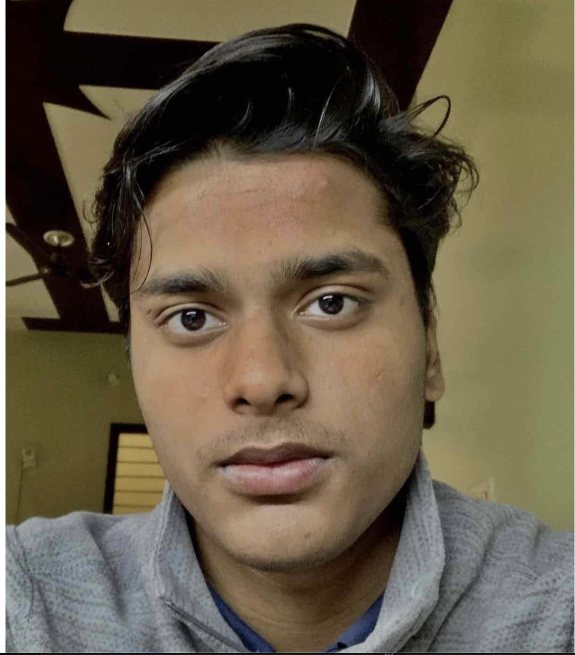
#> input picture datasets/test_images/image.png, 1150 x 1310 px (shown at 1/2 size)
$ python -i image_forensics.py   (imports and definitions only)   (older library calls are emulated)
#> lines starting #> are read from the running program, lines starting #| are printed output that depends on the picture
"""
Phase 3 — Image Forensic Indicators

Pixel-level forensic analysis using Pillow and OpenCV.
Produces numeric measurements and string indicators that feed
into the same forensics.indicators list from Phase 2.

Analyses performed:
  1. Image structure    — dimensions, resolution, aspect ratio
  2. ELA               — Error Level Analysis (JPEG re-compression diff)
  3. Noise analysis     — block-wise noise consistency
  4. Channel statistics — per-channel mean/std, detect anomalies
  5. JPEG quality       — estimate quantization quality

Design principle: every output is an indicator, never a verdict.
"""

import io
import math
import tempfile
from pathlib import Path
from typing import Optional

import cv2
import numpy as np
from PIL import Image


# ── 1. Image structure ──────────────────────────────────────────

def _analyze_structure(img: Image.Image) -> dict:
    """Basic image properties that may be forensically relevant."""
    width, height = img.size
    megapixels = round((width * height) / 1_000_000, 2)
    aspect = round(width / height, 3) if height > 0 else 0

    return {
        "width": width,
        "height": height,
        "megapixels": megapixels,
        "aspect_ratio": aspect,
        "mode": img.mode,
    }


def _structure_indicators(structure: dict) -> list[str]:
    """Flag unusual image structure."""
    indicators = []

    # Very small images are often crops, thumbnails, or synthetic
    if structure["megapixels"] < 0.1:
        indicators.append("very_low_resolution")

    # Non-standard mode (L = grayscale, P = palette, RGBA = transparency)
    if structure["mode"] not in ("RGB", "RGBA"):
        indicators.append(f"unusual_color_mode:{structure['mode']}")

    return indicators


# ── 2. Error Level Analysis (ELA) ────────────────────────────────

def _compute_ela(img: Image.Image, quality: int = 90) -> dict:
    """Re-save as JPEG at known quality, compute pixel difference.

    Regions edited after the last JPEG save will show higher error
    levels than the rest of the image. We return summary statistics;
    the raw ELA map is not stored.
    """
    # Convert to RGB if needed (JPEG doesn't support alpha)
    rgb = img.convert("RGB")

    # Re-compress to memory buffer
    buffer = io.BytesIO()
    rgb.save(buffer, format="JPEG", quality=quality)
    buffer.seek(0)
    resaved = Image.open(buffer)

    # Compute absolute difference
    original_arr = np.array(rgb, dtype=np.float64)
    resaved_arr = np.array(resaved, dtype=np.float64)
    diff = np.abs(original_arr - resaved_arr)

    # Scale to 0-255 for interpretability
    scale_factor = 255.0 / (quality if quality > 0 else 1)
    ela_map = np.clip(diff * scale_factor, 0, 255)

    mean_err = float(np.mean(ela_map))
    max_err = float(np.max(ela_map))
    std_err = float(np.std(ela_map))

    return {
        "ela_mean": round(mean_err, 2),
        "ela_max": round(max_err, 2),
        "ela_std": round(std_err, 2),
        "ela_quality_used": quality,
    }


def _ela_indicators(ela: dict) -> list[str]:
    """Flag ELA anomalies."""
    indicators = []

    # Very high standard deviation suggests uneven compression — some
    # regions were saved at a different quality than others
    if ela["ela_std"] > 60:
        indicators.append("ela_high_variance")

    # Very high max with low mean suggests a localized hotspot
    if ela["ela_max"] > 200 and ela["ela_mean"] < 30:
        indicators.append("ela_localized_hotspot")

    return indicators


# ── 3. Noise consistency analysis ────────────────────────────────

def _analyze_noise(img: Image.Image, block_size: int = 64) -> dict:
    """Split image into blocks, measure noise level per block.

    Tampered regions often have a different noise profile than the
    surrounding area. We measure the coefficient of variation of
    block-wise noise levels.
    """
    gray = np.array(img.convert("L"), dtype=np.float64)
    h, w = gray.shape

    if h < block_size or w < block_size:
        return {"noise_cv": 0.0, "block_count": 0}

    block_noises = []
    for y in range(0, h - block_size + 1, block_size):
        for x in range(0, w - block_size + 1, block_size):
            block = gray[y:y + block_size, x:x + block_size]
            # Noise estimated as std dev of Laplacian (edge-free noise)
            laplacian = cv2.Laplacian(block, cv2.CV_64F)
            block_noises.append(float(np.std(laplacian)))

    if not block_noises:
        return {"noise_cv": 0.0, "block_count": 0}

    noise_arr = np.array(block_noises)
    mean_noise = float(np.mean(noise_arr))
    std_noise = float(np.std(noise_arr))

    # Coefficient of variation: how inconsistent is the noise?
    cv = round(std_noise / mean_noise, 4) if mean_noise > 0 else 0.0

    return {
        "noise_mean": round(mean_noise, 2),
        "noise_std": round(std_noise, 2),
        "noise_cv": cv,
        "block_count": len(block_noises),
    }


def _noise_indicators(noise: dict) -> list[str]:
    """Flag noise inconsistencies."""
    indicators = []

    # High coefficient of variation means some blocks are much noisier
    # than others — possible splice or clone-stamp
    if noise["noise_cv"] > 0.7:
        indicators.append("noise_inconsistency_high")
    elif noise["noise_cv"] > 0.5:
        indicators.append("noise_inconsistency_moderate")

    return indicators


# ── 4. Channel statistics ────────────────────────────────────────

def _analyze_channels(img: Image.Image) -> dict:
    """Per-channel mean and standard deviation."""
    rgb = np.array(img.convert("RGB"), dtype=np.float64)

    stats = {}
    for i, name in enumerate(["red", "green", "blue"]):
        channel = rgb[:, :, i]
        stats[name] = {
            "mean": round(float(np.mean(channel)), 2),
            "std": round(float(np.std(channel)), 2),
        }

    return stats


def _channel_indicators(channels: dict) -> list[str]:
    """Flag channel anomalies."""
    indicators = []

    # Near-zero std in any channel means it's essentially flat — possible
    # synthetic fill or solid overlay
    for name, s in channels.items():
        if s["std"] < 1.0:
            indicators.append(f"flat_channel:{name}")

    return indicators


# ── 5. JPEG quality estimation ───────────────────────────────────

def _estimate_jpeg_quality(file_path: str) -> Optional[int]:
    """Attempt to read the JPEG quantization table quality.

    Returns estimated quality (1-100) or None for non-JPEG / unreadable.
    """
    try:
        with Image.open(file_path) as img:
            qtables = img.quantization
            if not qtables:
                return None
            # Standard JPEG quality estimation from luminance table
            # Average the quantization values; lower average = higher quality
            table = list(qtables[0])  # Luminance table
            avg_q = sum(table) / len(table)
            # Rough mapping: avg_q ~1 = quality 100, avg_q ~50 = quality 50
            estimated = max(1, min(100, int(100 - (avg_q - 1) * 1.5)))
            return estimated
    except Exception:
        return None


# ── Public API ───────────────────────────────────────────────────

def analyze_image_forensics(file_path: str) -> dict:
    """Main entry point for Phase 3.

    Parameters
    ----------
    file_path : str
        Path to the image file (already validated by Phase 1).

    Returns
    -------
    dict
        {
            "image_forensics": { structure, ela, noise, channels, jpeg_quality },
            "indicators": [ ... ]
        }
    """
#> called with file_path = '../../datasets/test_images/image.png'
    try:
        img = Image.open(file_path)
#> img is the input picture: PIL image 1150x1310 RGBA; mean R, G, B, A 103.2, 92.3, 72.4, 255
    except Exception as e:
        return {
            "image_forensics": {},
            "indicators": [f"image_open_failed:{e}"],
        }

    # Run all analyses
    structure = _analyze_structure(img)
#> structure = {'width': 1150, 'height': 1310, 'megapixels': 1.51, 'aspect_ratio': 0.878, 'mode': 'RGBA'}
    ela = _compute_ela(img)
#> in _compute_ela, `diff = np.abs(original_arr - resaved_arr)`:
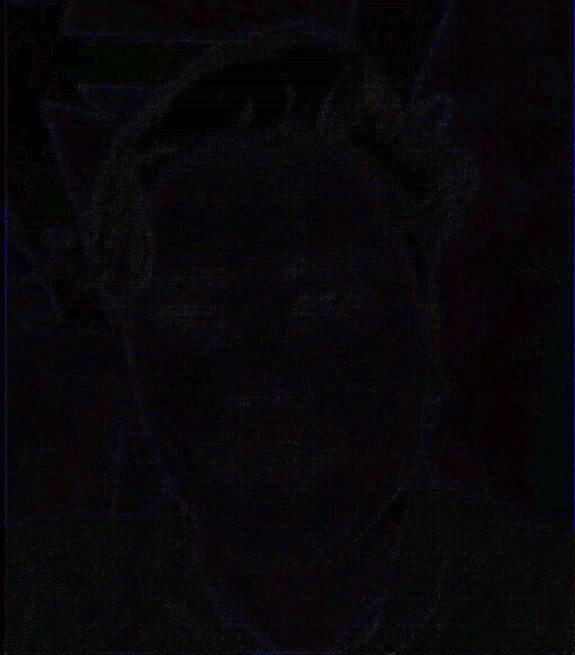
#> diff: shape (1310, 1150, 3) float64 (shown at 1/2 size); mean R, G, B 0.9, 0.8, 1.1; drawn with min black and max white
#> in _compute_ela, `mean_err = float(np.mean(ela_map))`: mean_err = 2.62
#> in _compute_ela, `max_err = float(np.max(ela_map))`: max_err = 82.17
#> in _compute_ela, `std_err = float(np.std(ela_map))`: std_err = 2.92
#> ela = {'ela_mean': 2.62, 'ela_max': 82.17, 'ela_std': 2.92, 'ela_quality_used': 90}
    noise = _analyze_noise(img)
#> in _analyze_noise, `gray = np.array(img.convert("L"), dtype=np.float64)`:
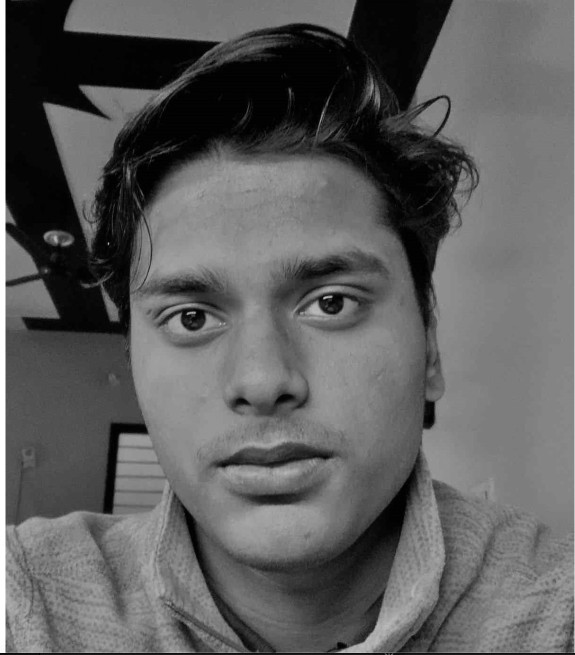
#> gray: shape (1310, 1150) float64 (shown at 1/2 size); min 0, max 255, mean 93.3
#> after the loop in _analyze_noise, `for y in range(0, h - block_size + 1, block_size):`:
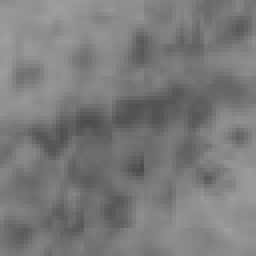
#> block: shape (64, 64) float64 (shown 4 times larger); min 76, max 159, mean 122.5
#> after the loop in _analyze_noise, `for y in range(0, h - block_size + 1, block_size):`:
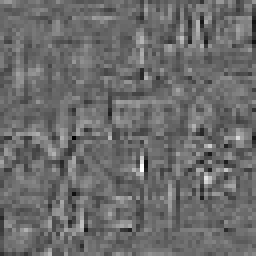
#> laplacian: shape (64, 64) float64 (shown 4 times larger); min -33, max 45, mean -0.1; drawn with min black and max white
#> after the loop in _analyze_noise, `for y in range(0, h - block_size + 1, block_size):`: block_noises = 340 values, max 44.41 at index 0, min 0.766 at index 236, mean 6.67
#> in _analyze_noise, `noise_arr = np.array(block_noises)`: noise_arr has the same summary as block_noises
#> in _analyze_noise, `mean_noise = float(np.mean(noise_arr))`: mean_noise = 6.67
#> in _analyze_noise, `std_noise = float(np.std(noise_arr))`: std_noise = 7.38
#> in _analyze_noise, `cv = round(std_noise / mean_noise, 4) if mean_noise > 0 else 0.0`: cv = 1.11
#> noise = {'noise_mean': 6.67, 'noise_std': 7.38, 'noise_cv': 1.11, 'block_count': 340}
    channels = _analyze_channels(img)
#> the loop in _analyze_channels, `for i, name in enumerate(["red", "green", "blue"]):` made 3 passes
#> pass 1, in _analyze_channels, `channel = rgb[:, :, i]`:
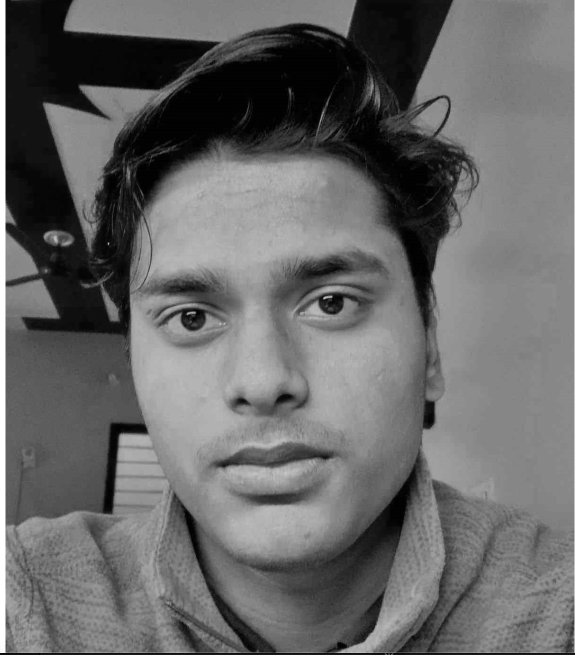
#> channel: shape (1310, 1150) float64 (shown at 1/2 size); min 0, max 255, mean 103.2
#> pass 3, in _analyze_channels, `channel = rgb[:, :, i]`:
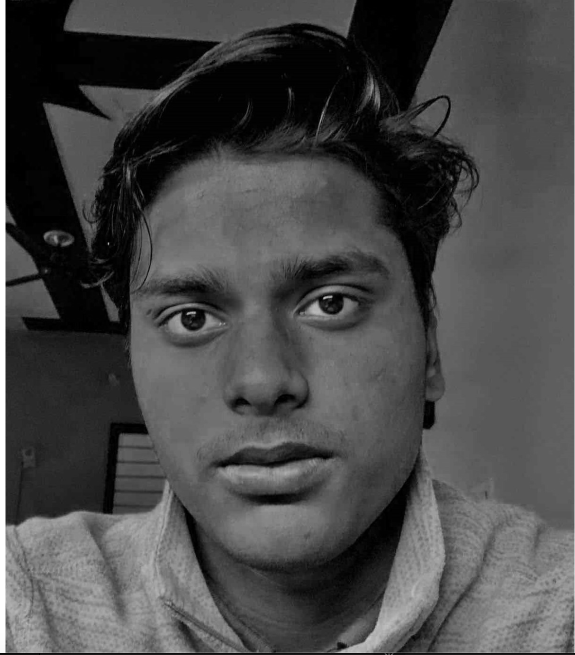
#> channel: shape (1310, 1150) float64 (shown at 1/2 size); min 0, max 255, mean 72.4
#> after the loop in _analyze_channels, `for i, name in enumerate(["red", "green", "blue"]):`: stats = 3 items
#> channels = 3 items
    jpeg_quality = _estimate_jpeg_quality(file_path)

    # Collect all indicators
    indicators = []
    indicators.extend(_structure_indicators(structure))
    indicators.extend(_ela_indicators(ela))
    indicators.extend(_noise_indicators(noise))
    indicators.extend(_channel_indicators(channels))
#> the loop in _channel_indicators, `for name, s in channels.items():` made 3 passes
#> (name, s) on passes 1 to 3: ('red', {'mean': 103.2, 'std': 54.88}), ('green', {'mean': 92.34, 'std': 52.3}), ('blue', {'mean': 72.45, 'std': 47.38})
#> after the loop in _channel_indicators, `for name, s in channels.items():`: indicators = []

    return {
        "image_forensics": {
            "structure": structure,
            "ela": ela,
            "noise": noise,
            "channels": channels,
            "jpeg_quality": jpeg_quality,
        },
        "indicators": indicators,
    }

>>> result = analyze_image_forensics('../../datasets/test_images/image.png')
#> result = 2 items
